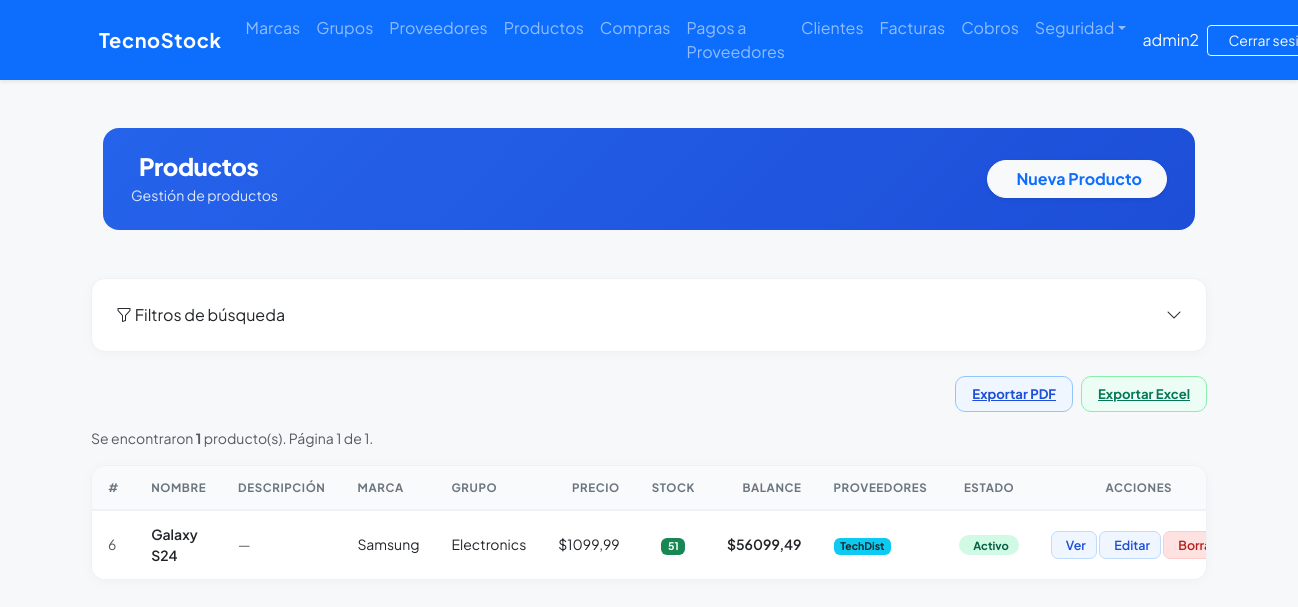
Before: /products/ (signed in) with the older database file.
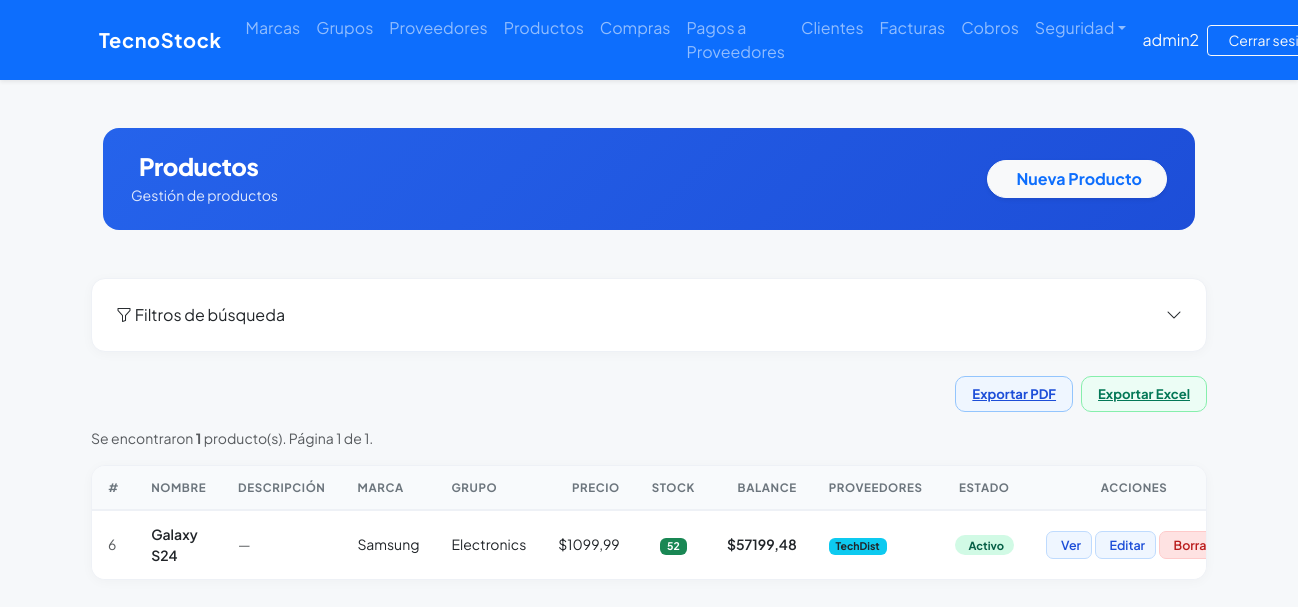
After: the same page with the newer database file.
### billing/models.py (models this page shows, shortened)
class Product(models.Model):
    name = models.CharField(max_length=200, verbose_name='Nombre del Producto')
    description = models.TextField(blank=True, null=True, verbose_name = 'Descripción')
    brand = models.ForeignKey(Brand, on_delete=models.PROTECT, related_name='productos', verbose_name = 'Marca')
    group = models.ForeignKey(ProductGroup, on_delete=models.PROTECT, related_name='Grupos', verbose_name = 'Grupo')
    suppliers = models.ManyToManyField(Supplier, related_name='products', blank=True, verbose_name = 'Proveedores')
    unit_price = models.DecimalField(max_digits=12, decimal_places=2, verbose_name = 'Precio Unitario')
    stock = models.IntegerField(default=0, verbose_name = 'Stock')
    is_active = models.BooleanField(default=True, verbose_name = 'Activo')
    image = models.ImageField(upload_to='products/', blank=True, null=True, verbose_name='Imagen')
    created_at = models.DateTimeField(auto_now_add=True, verbose_name = 'Creado el')
    updated_at = models.DateTimeField(auto_now=True, verbose_name = 'Actualizado el')
    class Meta:
        verbose_name = 'Producto'
        verbose_name_plural = 'Productos'
        ordering = ['name']
    @property
    def balance(self):
        return self.unit_price * self.stock

class Brand(models.Model):
    name = models.CharField(max_length=100, unique=True, verbose_name='Nombre de la Marca')
    description = models.TextField(blank=True, null=True, verbose_name = 'Descripción')
    is_active = models.BooleanField(default=True, verbose_name = 'Activo')
    created_at = models.DateTimeField(auto_now_add=True, verbose_name = 'Creado el')
    updated_at = models.DateTimeField(auto_now=True, verbose_name = 'Actualizado el')
    class Meta:
        verbose_name = 'Marca'
        verbose_name_plural = 'Marcas'
        ordering = ['name']

class ProductGroup(models.Model):
    name = models.CharField(max_length=100, unique=True, verbose_name='Nombre del Grupo')
    is_active = models.BooleanField(default=True, verbose_name = 'Activo')
    created_at = models.DateTimeField(auto_now_add=True, verbose_name = 'Creado el')
    updated_at = models.DateTimeField(auto_now=True, verbose_name = 'Actualizado el')
    class Meta:
        verbose_name = 'Grupo de Productos'
        verbose_name_plural = 'Grupos de Productos'
        ordering = ['name']

### billing/views.py (the view, shortened to what this page needs)
# urls.py: path('products/', views.ProductListView.as_view(), name='product_list'),
class ProductListView(LoginRequiredMixin,GroupRequiredMixin, ExportMixin, PermissionOrRedirectMixin, ListView):
    permission_required = 'billing.view_product'
    group_required = ['Administrador', 'Analista de Compras']
    export_filename = 'productos'
    export_fields = [
        ('id', 'ID'),
        ('name', 'Nombre del Producto'),
        ('description', 'Descripción'),
        ('brand.name', 'Marca'),
        ('group.name', 'Grupo'),
        ('unit_price', 'Precio'),
        ('stock', 'Stock'),
        ('balance', 'Balance'),
        ('suppliers', 'Proveedores'),
        ('is_active', 'Estado')
    ]
    """
    Lista de productos con filtros individuales por campo y pagineo.

    Filtros disponibles (GET params):
      - name          : texto libre → icontains sobre name
      - description   : texto libre → icontains sobre description
      - brand         : id (int)    → FK exacta
      - group         : id (int)    → FK exacta
      - supplier      : id (int)    → M2M exacta
      - price_min     : decimal     → unit_price >=
      - price_max     : decimal     → unit_price <=
      - stock_min     : int         → stock >=
      - stock_max     : int         → stock <=
      - is_active     : 'true'/'false'/''/None → BooleanField
    """
    model = Product
    template_name = 'billing/product_list.html'
    context_object_name = 'items'
    paginate_by = 10
    def get_queryset(self):
        qs = (
            Product.objects
            .select_related('brand', 'group')
            .prefetch_related('suppliers')
        )
        p = self.request.GET
        if p.get('name'):
            qs = qs.filter(name__icontains=p['name'])
        if p.get('description'):
            qs = qs.filter(description__icontains=p['description'])
        if p.get('brand'):
            qs = qs.filter(brand_id=p['brand'])
        if p.get('group'):
            qs = qs.filter(group_id=p['group'])
        if p.get('supplier'):
            qs = qs.filter(suppliers__id=p['supplier'])
        if p.get('price_min'):
            try:
                qs = qs.filter(unit_price__gte=Decimal(p['price_min']))
            except Exception:
                pass
        if p.get('price_max'):
            try:
                qs = qs.filter(unit_price__lte=Decimal(p['price_max']))
            except Exception:
                pass
        if p.get('stock_min'):
            try:
                qs = qs.filter(stock__gte=int(p['stock_min']))
            except Exception:
                pass
        if p.get('stock_max'):
            try:
                qs = qs.filter(stock__lte=int(p['stock_max']))
            except Exception:
                pass
        is_active = p.get('is_active', '')
        if is_active == 'true':
            qs = qs.filter(is_active=True)
        elif is_active == 'false':
            qs = qs.filter(is_active=False)
        return qs.distinct()
    def get_context_data(self, **kwargs):
        ctx = super().get_context_data(**kwargs)
        ctx['brands']    = Brand.objects.filter(is_active=True).order_by('name')
        ctx['groups']    = ProductGroup.objects.filter(is_active=True).order_by('name')
        ctx['suppliers'] = Supplier.objects.filter(is_active=True).order_by('name')
        ctx['filter'] = self.request.GET
        ALL_COLUMNS = [
            ('id', 'ID'),
            ('name', 'Nombre del Producto'),
            ('description', 'Descripción'),
            ('brand.name', 'Marca'),
            ('group.name', 'Grupo'),
            ('unit_price', 'Precio'),
            ('stock', 'Stock'),
            ('balance', 'Balance'),
            ('suppliers', 'Proveedores'),
            ('is_active', 'Estado')
        ]
        ctx['available_columns'] = ALL_COLUMNS
        columns = self.request.GET.getlist('columns')
        if not columns:
            columns = [c[0] for c in ALL_COLUMNS]
        ctx['selected_columns'] = columns
        filter_keys = ['name', 'description', 'brand', 'group', 'supplier', 'price_min', 'price_max', 'stock_min', 'stock_max', 'is_active']
        ctx['has_active_filters'] = any(self.request.GET.get(k) for k in filter_keys)
        params = self.request.GET.copy()
        params.pop('page', None)
        ctx['query_string'] = params.urlencode()
        return ctx

### security/templatetags/security_tags.py (called while the page is built)
@register.filter(name='has_group')
def has_group(user, group_name):
    if not user.is_authenticated:
        return False
    if user.is_superuser:      # el superusuario ve todo
        return True
    return user.groups.filter(name=group_name).exists()

### shared/mixins.py (called while the page is built, shortened)
    def get(self, request, *args, **kwargs):
        export_format = request.GET.get('export')
        return super().get(request, *args, **kwargs)

    def get_context_data(self, **kwargs):
        ctx = super().get_context_data(**kwargs)
        params = self.request.GET.copy()
        params.pop('page', None)
        ctx['query_string'] = params.urlencode()
        fields = self.export_fields
        if not fields:
            fields = [(f.name, str(f.verbose_name).capitalize()) for f in self.model._meta.fields]
        ctx['available_columns'] = fields
        selected = self.request.GET.getlist('columns')
        if not selected:
            selected = [f[0] for f in fields]
        ctx['selected_columns'] = selected
        return ctx

### billing/templates/billing/product_list.html (shortened to what the changed rows need)
{% extends 'billing/base.html' %}
{% block content %}
<div class="container-fluid py-4">
  <div class="page-header d-flex justify-content-between align-items-center mb-4">
    <div>
      <h1>Productos</h1>
    </div>
  </div>
</div>
<div class="products-table">
  <table class="table mb-0">
    <thead>
      <tr>
        {% if 'id' in selected_columns %}<th style="width: 60px;">#</th>{% endif %}
        {% if 'name' in selected_columns %}<th>Nombre</th>{% endif %}
        {% if 'description' in selected_columns %}<th>Descripción</th>{% endif %}
        {% if 'brand.name' in selected_columns %}<th>Marca</th>{% endif %}
        {% if 'group.name' in selected_columns %}<th>Grupo</th>{% endif %}
        {% if 'unit_price' in selected_columns %}<th class="text-end">Precio</th>{% endif %}
        {% if 'stock' in selected_columns %}<th class="text-center">Stock</th>{% endif %}
        {% if 'balance' in selected_columns %}<th class="text-end">Balance</th>{% endif %}
        {% if 'suppliers' in selected_columns %}<th>Proveedores</th>{% endif %}
        {% if 'is_active' in selected_columns %}<th class="text-center">Estado</th>{% endif %}
        <th class="text-center">Acciones</th>
      </tr>
    </thead>
    <tbody>
      {% for item in items %}
      <tr>
        {% if 'id' in selected_columns %}
        <td class="text-muted small">{{ item.pk }}</td>
        {% endif %}
        {% if 'name' in selected_columns %}
        <td class="fw-semibold">{{ item.name }}</td>
        {% endif %}
        {% if 'description' in selected_columns %}
        <td class="text-muted small">
          {% if item.description %}
            {{ item.description|truncatechars:60 }}
          {% else %}
            <span class="text-muted fst-italic">—</span>
          {% endif %}
        </td>
        {% endif %}
        {% if 'brand.name' in selected_columns %}
        <td>{{ item.brand.name }}</td>
        {% endif %}
        {% if 'group.name' in selected_columns %}
        <td>{{ item.group.name }}</td>
        {% endif %}
        {% if 'unit_price' in selected_columns %}
        <td class="text-end">${{ item.unit_price }}</td>
        {% endif %}
        {% if 'stock' in selected_columns %}
        <td class="text-center">
          {% if item.stock <= 5 %}
            <span class="badge bg-danger">{{ item.stock }}</span>
          {% elif item.stock <= 20 %}
            <span class="badge bg-warning text-dark">{{ item.stock }}</span>
          {% else %}
            <span class="badge bg-success">{{ item.stock }}</span>
          {% endif %}
        </td>
        {% endif %}
        {% if 'balance' in selected_columns %}
        <td class="text-end fw-semibold">${{ item.balance }}</td>
        {% endif %}
        {% if 'suppliers' in selected_columns %}
        <td>
          {% for s in item.suppliers.all %}
            <span class="badge bg-info text-dark">{{ s.name }}</span>
          {% empty %}
            <span class="text-muted fst-italic">Ninguno</span>
          {% endfor %}
        </td>
        {% endif %}
        {% if 'is_active' in selected_columns %}
        <td class="text-center">
          {% if item.is_active %}
            <span class="badge-active">Activo</span>
          {% else %}
            <span class="badge-inactive"><i class="fas fa-circle me-1" style="font-size:.4rem;"></i>Inactivo</span>
          {% endif %}
        </td>
        {% endif %}
        <td class="text-center text-nowrap">
          {% if perms.billing.view_product %}
          <a href="{% url 'billing:product_detail' item.pk %}" class="btn-view" title="Ver Detalle">
            Ver
          </a>
          {% endif %}
          {% if perms.billing.change_product %}
          <a href="{% url 'billing:product_update' item.pk %}" class="btn-edit">Editar</a>
          {% endif %}
          {% if perms.billing.delete_product %}
          <a href="{% url 'billing:product_delete' item.pk %}" class="btn-del">Borrar</a>
          {% endif %}
        </td>
      </tr>
      {% empty %}
      <tr>
        <td colspan="{{ selected_columns|length|add:1 }}" class="text-center py-4 text-muted">
          No se encontraron productos con los filtros aplicados.
        </td>
      </tr>
      {% endfor %}
    </tbody>
  </table>
</div>
</div>
{% endblock %}

Changed rows visible on the page:
changed Product "Galaxy S24": stock "51" → "52"; balance "56099,49" → "57199,48"
